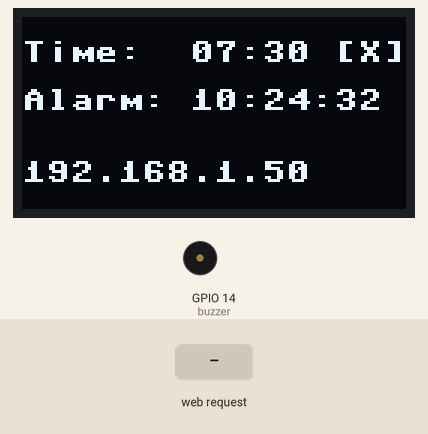
This program was run on a simulated ESP32 board running MicroPython. Parts: 128×64 one-colour display, buzzer (waves = sounding, pin HIGH). Inputs (shaded band) come from the test bench. WiFi joins after 1.5 s; the clock reads 2024-03-15 10:24:30 at power-on unless the program sets it; what the program prints to the serial console is not drawn.

Above: at 3.2 s.
3.3 s: HTTP request GET /? received
At 4.9 s:
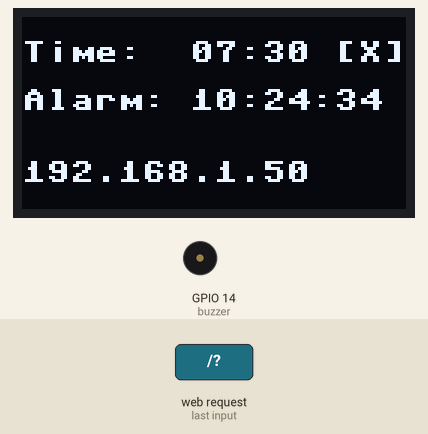
At 10.66 s:
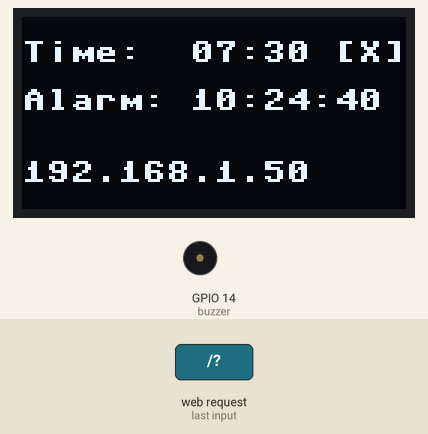
Timing chart, 0 to 10.8 s (numbered marks = the images above; inputs shaded):
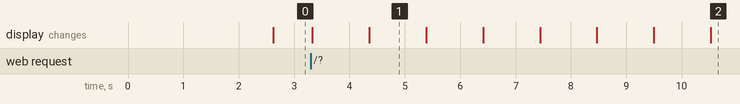

The program:

alarm.py
```python
from machine import Pin, I2C
from ssd1306 import SSD1306_I2C
import network, usocket, utime, ntptime

# user data
ssid = "your_wifi_ssid"
pw = "your_wifi_pw"

pic_url = "https://upload.wikimedia.org/wikipedia/commons/thumb/e/eb/Wheelock_mt2.jpg/675px-Wheelock_mt2.jpg"
web_query_delay = 600000
timezone_hour = 0  # timezone offset (hours)
alarm = [7, 30, 0]  # alarm[hour, minute, enabled(1=True)]

oled = SSD1306_I2C(128, 64, I2C(scl=Pin(5), sda=Pin(4)))
buzzer = Pin(14, Pin.OUT)
buzzer.off
shake_sensor = Pin(12, Pin.IN, Pin.PULL_UP)

# connect to wifi
print("Connecting to WiFi...")
wifi = network.WLAN(network.STA_IF)
wifi.active(True)
wifi.connect(ssid, pw)
while not wifi.isconnected():
    pass
print("Connected.")

# setup web server
s = usocket.socket()
s.setsockopt(usocket.SOL_SOCKET, usocket.SO_REUSEADDR, 1)
s.bind(("", 80))  # listen port 80
s.setblocking(False)  # set to non-blocking mode
s.settimeout(1)
s.listen(1)  # allow 1 client
print("Web server is now online at", ssid, "IP:", wifi.ifconfig()[0])


# webpage to be sent to user
def webpage(data):
    html = "<!DOCTYPE html>"
    html += "<html>"
    html += "<head>"
    html += "<title>MicroPython Alarm Clock</title>"
    html += "<meta name=\"viewport\" content=\"width=device-width, initial-scale=1\">"
    html += "<link rel=\"icon\" href=\"#\">"
    html += "<style>body {background-color: Moccasin;} h1 {color: SaddleBrown;} h2 {color: Olive;} </style>"
    html += "</head>"
    html += "<body><center>"
    html += "<h1>MicroPython Alarm Clock</h1>"
    html += "<h2>When the hell would you sir like to wake up?</h2>"
    html += "<p><img src=\"" + pic_url + "\" width=300px></p>"
    html += "<form methon=\"GET\" action=\"\">"
    html += "<p>Set at (hour/minute) "
    html += "<input type=\"text\" name=\"hour\" size=\"2\" maxlength=\"2\" value=\"" + str(data[0]) + "\">"
    html += " : <input type=\"text\" name=\"minute\" size=\"2\" maxlength=\"2\" value=\"" + str(data[1]) + "\">"
    html += "</p><p>Enable: <select name=\"enable\">"
    if data[2] == 1:
        html += "<option value=\"0\">No</option>"
        html += "<option value=\"1\" selected>Yes</option>"
    else:
        html += "<option value=\"0\" selected>No</option>"
        html += "<option value=\"1\">Yes</option>"
    html += "</select></p>"
    html += "<p><input type=\"submit\" value=\"Update\"></p>"
    html += "</form>"
    html += "<p><input type=\"button\" value=\"Refresh\" onclick=\"window.location.href=''\"></p>"
    html += "</center></body>"
    html += "</html>"
    return html


update_time = utime.ticks_ms() - web_query_delay
clients = []

while True:

    try:
        # listen to new clients
        client, addr = s.accept()
        print("New client connected, IP:", addr)
        clients.append(client)
    except:
        pass  # no clients to connect now

    # if there are clients connected:
    for client in clients:

        try:
            # get HTTP response
            request = client.recv(1024)
            request_text = str(request.decode("utf-8"))
            para_pos = request_text.find("/?")

            # extract GET parameters and set the alarm
            if para_pos > 0:
                para_str = request_text[para_pos + 2:(request_text.find("HTTP/") - 1)]
                para_array = para_str.split('&')

                for i in range(len(para_array)):
                    para_array[i] = (para_array[i])[para_array[i].find('=') + 1:]

                for i in range(3):
                    if para_array[i].isdigit():
                        alarm[i] = int(para_array[i])
                    else:
                        print("!!! Alarm time set error !!!")

                print("Alarm has been set to", str(alarm[0]) + ":" + str(alarm[1]))
                if alarm[2] == 1:
                    print("Alarm enabled")
                else:
                    print("Alarm disabled")

            # send web page to user
            response = webpage(alarm)
            print("Sending web page...")
            client.send("HTTP/1.1 200 OK\n")
            client.send("Content-Type: text/html; charset=utf-8\n")
            client.send("Connection: close\n\n")
            client.send(response)
            client.close()
            clients.remove(client)
            print("Client connection ended.")

        except:
            pass

    # update web clock time
    if utime.ticks_ms() - update_time >= web_query_delay:

        try:
            # update system time from NTP server
            ntptime.settime()
            print("NTP server query successful.")
            print("System time updated:", utime.localtime())
            update_time = utime.ticks_ms()

        except:
            print("NTP server query failed.")

    # display time and alarm status
    local_time_sec = utime.time() + timezone_hour * 3600
    local_time = utime.localtime(local_time_sec)
    time_str = "Alarm: {3:02d}:{4:02d}:{5:02d}".format(*local_time)
    alarm_str = "Time:  {0:02d}:{1:02d}".format(*alarm)
    alarm_str += " [O]" if alarm[2] == 1 else " [X]"

    oled.fill(0)
    oled.text(alarm_str, 0, 8)
    oled.text(time_str, 0, 24)
    oled.text(wifi.ifconfig()[0], 0, 48)
    oled.show()

    # trigger alarm
    if alarm[2] == 1 and alarm[0] == local_time[3] and alarm[1] == local_time[4]:

        print("!!! Alarm triggered !! Shake to turn off !!!")
        buzzer.on()

        # turn off alarm if user shake the vibration switch
        if shake_sensor.value() == 1:
            alarm[2] = 0
            buzzer.off()
            print("Alarm turned off.")
```

Measured:
- what the display in image 1 shows lasts 1.0 s, from 4.4 s to 5.4 s
